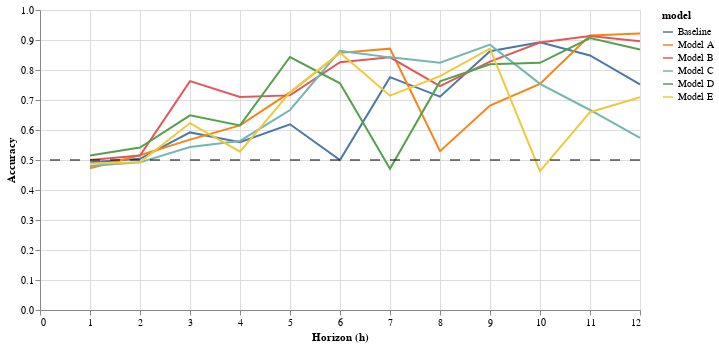

Notebook source saved alongside this figure:
### Code cell
# Plot Accuracy
clf_acc_plot = (
    alt.Chart(clf_results_df)
    .mark_line()
    .encode(
        x=alt.X("horizon:Q", title="Horizon (h)", scale=alt.Scale(domain=[0, 12])),
        y=alt.Y("accuracy:Q", title="Accuracy", scale=alt.Scale(domain=[0, 1])),
        color="model",
    )
    .properties(width=600)
)

line = alt.Chart().mark_rule(strokeDash=[10, 10]).encode(y=alt.datum(0.50))

clf_acc_plot + line

### Figure 1 — Vega-Lite specification as saved in the notebook (floating-point values rounded to 4 significant figures)
{"config": {"view": {"continuousWidth": 400, "continuousHeight": 300}}, "layer": [{"data": {"name": "data-178fcd1d249b79d38a4f5a1387b2bf1f"}, "mark": "line", "encoding": {"color": {"field": "model", "type": "nominal"}, "x": {"field": "horizon", "scale": {"domain": [0, 12]}, "title": "Horizon (h)", "type": "quantitative"}, "y": {"field": "accuracy", "scale": {"domain": [0, 1]}, "title": "Accuracy", "type": "quantitative"}}, "width": 600}, {"data": {"name": "empty"}, "mark": {"type": "rule", "strokeDash": [10, 10]}, "encoding": {"y": {"datum": 0.5}}}], "$schema": "https://vega.github.io/schema/vega-lite/v4.17.0.json", "datasets": {"data-178fcd1d249b79d38a4f5a1387b2bf1f": [{"model": "Baseline", "horizon": 1, "accuracy": 0.4922, "f1-macro": 0.4922}, {"model": "Model A", "horizon": 1, "accuracy": 0.4724, "f1-macro": 0.4529}, {"model": "Model B", "horizon": 1, "accuracy": 0.5, "f1-macro": 0.4473}, {"model": "Model C", "horizon": 1, "accuracy": 0.48, "f1-macro": 0.4601}, {"model": "Model D", "horizon": 1, "accuracy": 0.5152, "f1-macro": 0.4986}, {"model": "Model E", "horizon": 1, "accuracy": 0.4884, "f1-macro": 0.4649}, {"model": "Baseline", "horizon": 2, "accuracy": 0.5039, "f1-macro": 0.5039}, {"model": "Model A", "horizon": 2, "accuracy": 0.5159, "f1-macro": 0.4847}, {"model": "Model B", "horizon": 2, "accuracy": 0.5149, "f1-macro": 0.4749}, {"model": "Model C", "horizon": 2, "accuracy": 0.4922, "f1-macro": 0.456}, {"model": "Model D", "horizon": 2, "accuracy": 0.5414, "f1-macro": 0.5259}, {"model": "Model E", "horizon": 2, "accuracy": 0.4922, "f1-macro": 0.456}, {"model": "Baseline", "horizon": 3, "accuracy": 0.592, "f1-macro": 0.592}, {"model": "Model A", "horizon": 3, "accuracy": 0.568, "f1-macro": 0.5312}, {"model": "Model B", "horizon": 3, "accuracy": 0.763, "f1-macro": 0.7459}, {"model": "Model C", "horizon": 3, "accuracy": 0.5433, "f1-macro": 0.5058}, {"model": "Model D", "horizon": 3, "accuracy": 0.6489, "f1-macro": 0.5861}, {"model": "Model E", "horizon": 3, "accuracy": 0.6231, "f1-macro": 0.5718}, {"model": "Baseline", "horizon": 4, "accuracy": 0.5591, "f1-macro": 0.5591}, {"model": "Model A", "horizon": 4, "accuracy": 0.6154, "f1-macro": 0.5834}, {"model": "Model B", "horizon": 4, "accuracy": 0.7099, "f1-macro": 0.6971}, {"model": "Model C", "horizon": 4, "accuracy": 0.5635, "f1-macro": 0.5391}, {"model": "Model D", "horizon": 4, "accuracy": 0.6154, "f1-macro": 0.5834}, {"model": "Model E", "horizon": 4, "accuracy": 0.528, "f1-macro": 0.5067}, {"model": "Baseline", "horizon": 5, "accuracy": 0.619, "f1-macro": 0.619}, {"model": "Model A", "horizon": 5, "accuracy": 0.7252, "f1-macro": 0.692}, {"model": "Model B", "horizon": 5, "accuracy": 0.7154, "f1-macro": 0.6931}, {"model": "Model C", "horizon": 5, "accuracy": 0.6667, "f1-macro": 0.6502}, {"model": "Model D", "horizon": 5, "accuracy": 0.8433, "f1-macro": 0.8332}, {"model": "Model E", "horizon": 5, "accuracy": 0.7252, "f1-macro": 0.692}, {"model": "Baseline", "horizon": 6, "accuracy": 0.5, "f1-macro": 0.5}, {"model": "Model A", "horizon": 6, "accuracy": 0.8571, "f1-macro": 0.8523}, {"model": "Model B", "horizon": 6, "accuracy": 0.8258, "f1-macro": 0.8203}, {"model": "Model C", "horizon": 6, "accuracy": 0.8636, "f1-macro": 0.8562}, {"model": "Model D", "horizon": 6, "accuracy": 0.7556, "f1-macro": 0.7368}, {"model": "Model E", "horizon": 6, "accuracy": 0.8571, "f1-macro": 0.8515}, {"model": "Baseline", "horizon": 7, "accuracy": 0.7761, "f1-macro": 0.7761}, {"model": "Model A", "horizon": 7, "accuracy": 0.8712, "f1-macro": 0.8647}, {"model": "Model B", "horizon": 7, "accuracy": 0.8421, "f1-macro": 0.8377}, {"model": "Model C", "horizon": 7, "accuracy": 0.8421, "f1-macro": 0.8358}, {"model": "Model D", "horizon": 7, "accuracy": 0.4706, "f1-macro": 0.3878}, {"model": "Model E", "horizon": 7, "accuracy": 0.7143, "f1-macro": 0.6971}, {"model": "Baseline", "horizon": 8, "accuracy": 0.7111, "f1-macro": 0.7111}, {"model": "Model A", "horizon": 8, "accuracy": 0.5294, "f1-macro": 0.4333}, {"model": "Model B", "horizon": 8, "accuracy": 0.746, "f1-macro": 0.7285}, {"model": "Model C", "horizon": 8, "accuracy": 0.8244, "f1-macro": 0.7972}, {"model": "Model D", "horizon": 8, "accuracy": 0.7619, "f1-macro": 0.7455}, {"model": "Model E", "horizon": 8, "accuracy": 0.7795, "f1-macro": 0.7674}, {"model": "Baseline", "horizon": 9, "accuracy": 0.8626, "f1-macro": 0.8626}, {"model": "Model A", "horizon": 9, "accuracy": 0.6815, "f1-macro": 0.6473}, {"model": "Model B", "horizon": 9, "accuracy": 0.8281, "f1-macro": 0.8134}, {"model": "Model C", "horizon": 9, "accuracy": 0.8846, "f1-macro": 0.8673}, {"model": "Model D", "horizon": 9, "accuracy": 0.8189, "f1-macro": 0.8049}, {"model": "Model E", "horizon": 9, "accuracy": 0.8712, "f1-macro": 0.8602}, {"model": "Baseline", "horizon": 10, "accuracy": 0.8923, "f1-macro": 0.8923}, {"model": "Model A", "horizon": 10, "accuracy": 0.7537, "f1-macro": 0.7224}, {"model": "Model B", "horizon": 10, "accuracy": 0.8915, "f1-macro": 0.8817}, {"model": "Model C", "horizon": 10, "accuracy": 0.7537, "f1-macro": 0.7192}, {"model": "Model D", "horizon": 10, "accuracy": 0.824, "f1-macro": 0.809}, {"model": "Model E", "horizon": 10, "accuracy": 0.4632, "f1-macro": 0.3583}, {"model": "Baseline", "horizon": 11, "accuracy": 0.8485, "f1-macro": 0.8485}, {"model": "Model A", "horizon": 11, "accuracy": 0.9147, "f1-macro": 0.9057}, {"model": "Model B", "horizon": 11, "accuracy": 0.9134, "f1-macro": 0.9058}, {"model": "Model C", "horizon": 11, "accuracy": 0.6667, "f1-macro": 0.6309}, {"model": "Model D", "horizon": 11, "accuracy": 0.9062, "f1-macro": 0.8949}, {"model": "Model E", "horizon": 11, "accuracy": 0.6593, "f1-macro": 0.6167}, {"model": "Baseline", "horizon": 12, "accuracy": 0.7519, "f1-macro": 0.7519}, {"model": "Model A", "horizon": 12, "accuracy": 0.9219, "f1-macro": 0.9124}, {"model": "Model B", "horizon": 12, "accuracy": 0.896, "f1-macro": 0.8887}, {"model": "Model C", "horizon": 12, "accuracy": 0.5735, "f1-macro": 0.5184}, {"model": "Model D", "horizon": 12, "accuracy": 0.8682, "f1-macro": 0.8542}, {"model": "Model E", "horizon": 12, "accuracy": 0.709, "f1-macro": 0.6681}], "empty": [{}]}}
